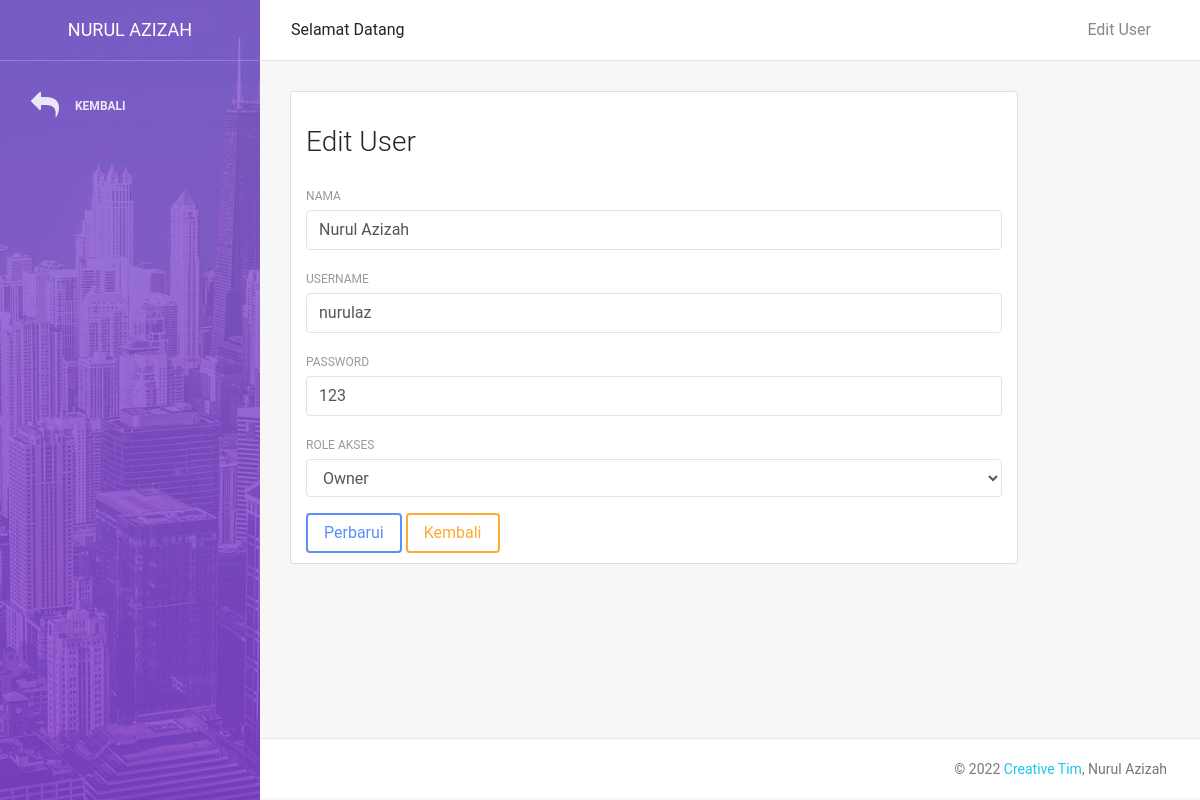
Page /edit_user.php?id=1 (signed in) on the committed database.
### tables this page shows
CREATE TABLE `user` (
  `id_user` int(11) NOT NULL,
  `nama` varchar(100) NOT NULL,
  `alamat` varchar(100) NOT NULL,
  `no_telp` varchar(12) NOT NULL,
  `username` varchar(100) NOT NULL,
  `password` varchar(100) NOT NULL,
  `role_id` int(11) NOT NULL
);

CREATE TABLE `role` (
  `id_role` int(11) NOT NULL,
  `nama` varchar(100) NOT NULL
);

### edit_user.php (the view, shortened to what this page needs)
<?php
include 'config.php';
$role = mysqli_query($dbconnect,"SELECT * FROM role");
if (isset($_GET['id'])) {
    $id = $_GET['id'];
    $data = mysqli_query($dbconnect, "SELECT * FROM user WHERE id_user = '$id'");
    $data = mysqli_fetch_assoc($data);
}
?>
<!DOCTYPE html>
<html lang="en">
<head>
    <link rel="stylesheet" href="https://maxcdn.bootstrapcdn.com/font-awesome/latest/css/font-awesome.min.css" />
    <link href="assets/css/bootstrap.min.css" rel="stylesheet" />
    <link href="assets/css/light-bootstrap-dashboard.css?v=2.0.0 " rel="stylesheet" />
    <link href="assets/css/demo.css" rel="stylesheet" />
</head>
<body>
    <div class="wrapper">
        <div class="sidebar" data-image="assets/img/bg-01.jpg">
            <div class="sidebar-wrapper">
                <div class="logo">
                    <a class="simple-text">
                        Nurul Azizah
                    </a>
                </div>
                <ul class="nav">
                     <li>
                        <a class="nav-link" onclick="history.back(-1)">
                            <i class="fa fa-reply"></i>
                            <p>Kembali</p>
                        </a>
                    </li>
                </ul>
            </div>
        </div>
        <div class="main-panel">
            <nav class="navbar navbar-expand-lg " color-on-scroll="500">
                <div class="container-fluid">
                    <div class="collapse navbar-collapse justify-content-end" id="navigation">
                        <ul class="nav navbar-nav mr-auto">
                          Selamat Datang
                        </ul>
                        <ul class="navbar-nav ml-auto">
                            <li class="nav-item">
                                <a class="nav-link">
                                    <span class="no-icon">Edit User</span>
                                </a>
                            </li>
                        </ul>
                    </div>
                </div>
            </nav>
            <div class="content">
                <div class="container-fluid">
                    <div class="row">
                        <div class="col-md-10">
                            <div class="card">
                                <div class="card-header">
                                    <h3>Edit User</h3>
                                </div>
                                <div class="card-body">
                                    <form method="POST">
    <div class="form-group">
      <label>Nama</label>
      <input type="text" name="nama" class="form-control" placeholder="Nama Barang" value="<?=$data['nama'] ?>">
    </div>
    <div class="form-group">
      <label>Username</label>
      <input type="text" name="username" class="form-control" placeholder="Username" value="<?=$data['username'] ?>">
    </div>
    <div class="form-group">
      <label>Password</label>
      <input type="text" name="password" class="form-control" placeholder="Password" value="<?=$data['password'] ?>">
    </div>
    <div class="form-group">
      <label>Role Akses</label>
      <select class="form-control" name="role_id">
        <?php while ($row = mysqli_fetch_array($role)){?>
          <option value="<?=$row['id_role']?>" <?=$row['id_role']==$data['role_id']?'selected':''?> ><?=$row['nama']?></option>
        <?php  } ?>
      </select>
    </div>
    <input type="submit" name="update" value="Perbarui" class="btn btn-primary">
    <a href="user.php" class="btn btn-warning">Kembali</a>
  </form>
                                </div>
                            </div>
                        </div>
                    </div>
                </div>
            </div>
            <footer class="footer">
                <div class="container-fluid">
                    <nav>
                        <p class="copyright text-center">
                            ©
                            <a href="http://www.creative-tim.com">Creative Tim</a>, Nurul Azizah
                        </p>
                    </nav>
                </div>
            </footer>
        </div>
    </div>
</body>
</html>

### rows in the picture
user: nama "Nurul Azizah", username "nurulaz", password "123", role_id "Owner"
